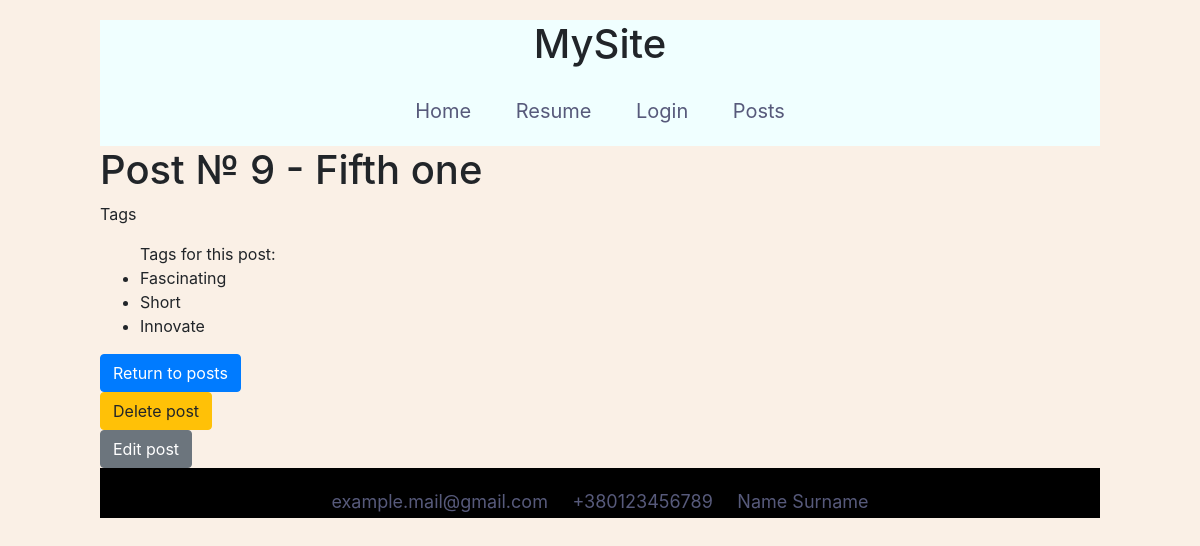
Page /post/9 on the committed database.
### app/posts/models.py (models this page shows, shortened)
class Post(db.Model):
    __tablename__ = 'posts'
    id = db.Column(db.Integer, primary_key=True)
    title = db.Column(db.String(100), nullable=False)
    content = db.Column(db.Text, nullable=True)
    posted =db.Column(db.DateTime, default= dt.now())
    is_active = db.Column(db.Boolean, default=True)
    category = db.Column(db.String(30))
    user_id = db.Column(db.Integer, db.ForeignKey('users.id'), nullable=True)
    author = db.relationship('User', backref=backref("posts", lazy="dynamic"), lazy="joined")
    tags = db.relationship('Tag', secondary=post_tags, back_populates='posts')

class Tag(db.Model):
    __tablename__ = 'tags'
    id = db.Column(db.Integer, primary_key=True)
    name = db.Column(db.String(50), unique=True, nullable=False)
    posts = db.relationship('Post', secondary=post_tags, back_populates='tags')

### app/posts/views.py (the view)
@post_bp.route('/<int:post_id>')
def get_post(post_id):
    selres = db.select(Post).where(Post.id == post_id)
    post = db.session.scalar(selres)
    """try:
        with open(JSON_FILE, "r") as file:
            posts = json.load(file)
    except FileNotFoundError:
        posts = []
    post = posts[post_id]"""
    return render_template("detail_post.html", post=post)

### app/posts/templates/detail_post.html (shortened to what this page needs)
{% extends 'base.html' %}
{% block css %}
    <link rel="stylesheet" href="{{ url_for('.static', filename='css/posts.css') }}">
    <link rel="stylesheet" href="https://cdnjs.cloudflare.com/ajax/libs/font-awesome/5.13.1/css/all.min.css" />
{% endblock %}
{% block content %}
{% include 'header.html' %}
<h1> Post № {{ post["id"] }} - {{ post["title"] }} </h1>
<p> {{ post["content"] }}</p>
<ul> Tags for this post:
    {% for tag in post.tags %}
        <li> {{ tag.name }} </li>
    {% endfor %}
</ul>
<a class="btn btn-primary" href="{{ url_for("posts.get_posts") }}"> Return to posts</a><br>
<a class="btn btn-warning" href="{{ url_for("posts.delete_post", post_id=post['id']) }}"> Delete post</a><br>
<a class="btn btn-secondary" href="{{ url_for("posts.edit_post", post_id=post['id']) }}"> Edit post</a>
{% include 'footer.html' %}
{% endblock %}

### app/static/css/style.css (style rules this page uses)
body { background-color: linen; margin-left: 100px; margin-right: 100px; }
a { font-size: 18px; }

### app/posts/static/css/posts.css (style rules this page uses)
body { margin-top:20px; }
a, a:active, a:focus { color: #575a7b; text-decoration: none; transition-timing-function: ease-in-out; -ms-transition-timing-function: ease-in-out; -moz-transition-timing-function: ease-in-out; -webkit-transition-timing-function: ease-in-out; -o-transition-timing-function: ease-in-out; transition-duration: .2s; -ms-transition-duration: .2s; -moz-transition-duration: .2s; -webkit-transition-duration: .2s; -o-transition-duration: .2s; }

### rows in the picture
Post: id "9", title "Fifth one", content "Tags"
Tag: name "Fascinating"
Tag: name "Short"
Tag: name "Innovate"
